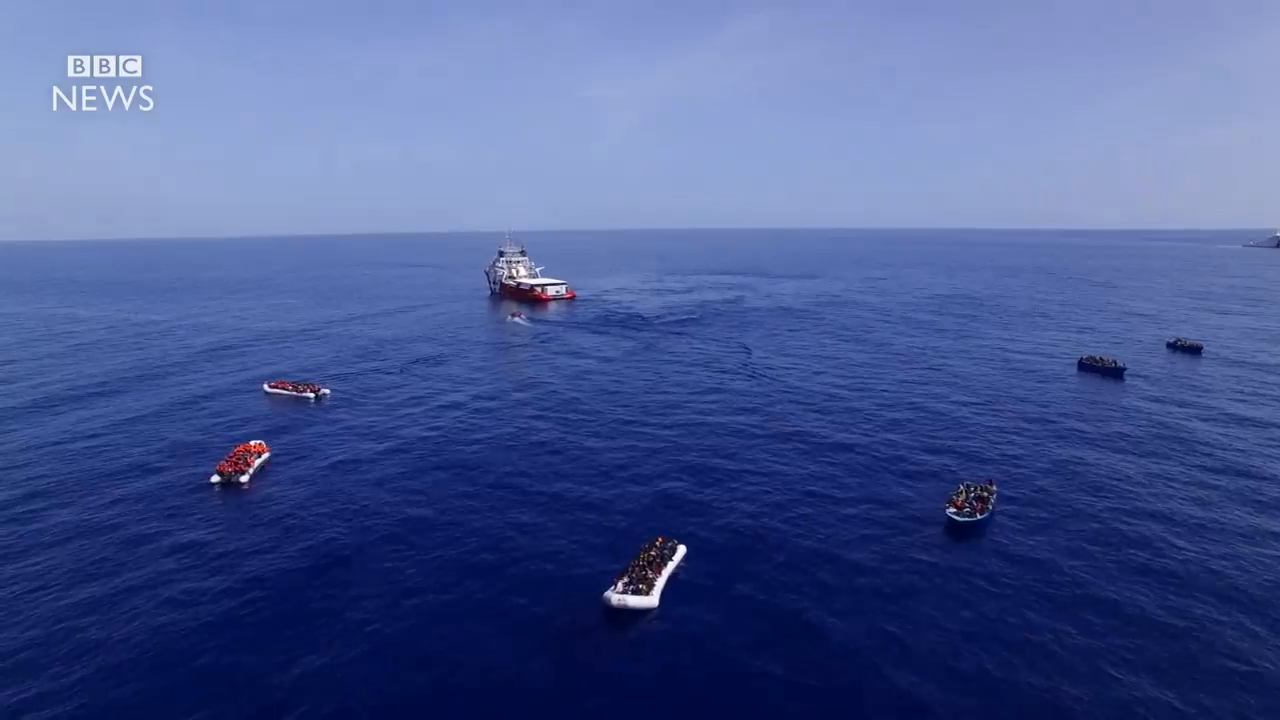
#> input picture frame 8 of detectingBoats/boat33.mp4, 1280 x 720 px
$ python showContourn.py   (older library calls are emulated)
#> lines starting #> are read from the running program, lines starting #| are printed output that depends on the picture; after the words box and inside, x2 and y2 are one past the last pixel; in counts of white or black regions, pixels touching at a corner belong together
#REFERENCE: http://www.pyimagesearch.com/2015/05/04/target-acquired-finding-targets-in-drone-and-quadcopter-video-streams-using-python-and-opencv/

# What does this code?
#Finally, the code detects all the structure with green margins or similars,
#with a polygonal shape and a minimum dimensions. Once detected,contourns are
#plotted to objects that fit on the filter and image momentum is computed.
#Is it possible to use this main code with simple images or with the webcam

#What is the main code objective?
#Is a first approach into detecting obstacles in real time for a drone, focused
#in locate objectives or doors to go through.

# import the necessary packages
import cv2
import numpy as np
import imutils
import time

import alerts

camera = cv2.VideoCapture("boat33.mp4")
counter = 0
sent = False
# keep looping
while True:
	#grabbed tells us if a frame has been detected by the webCam.
	#Frame is the image generated by the webCam at each moment
	(grabbed, frame) = camera.read()
#> frame is the input picture: shape (720, 1280, 3); mean B, G, R 147, 90.3, 72.9
	status = "Not detected"

	# Uncomment this line to use an image instead of a webCam
	# frame = cv2.imread('../IMG-20170511-WA0017.jpg')

	#If the frames stop appearing, this would stop the program
	if not grabbed:
		break


	# convert the frame to grayscale, blur it, and detect edges
	gray = cv2.cvtColor(frame, cv2.COLOR_BGR2GRAY)
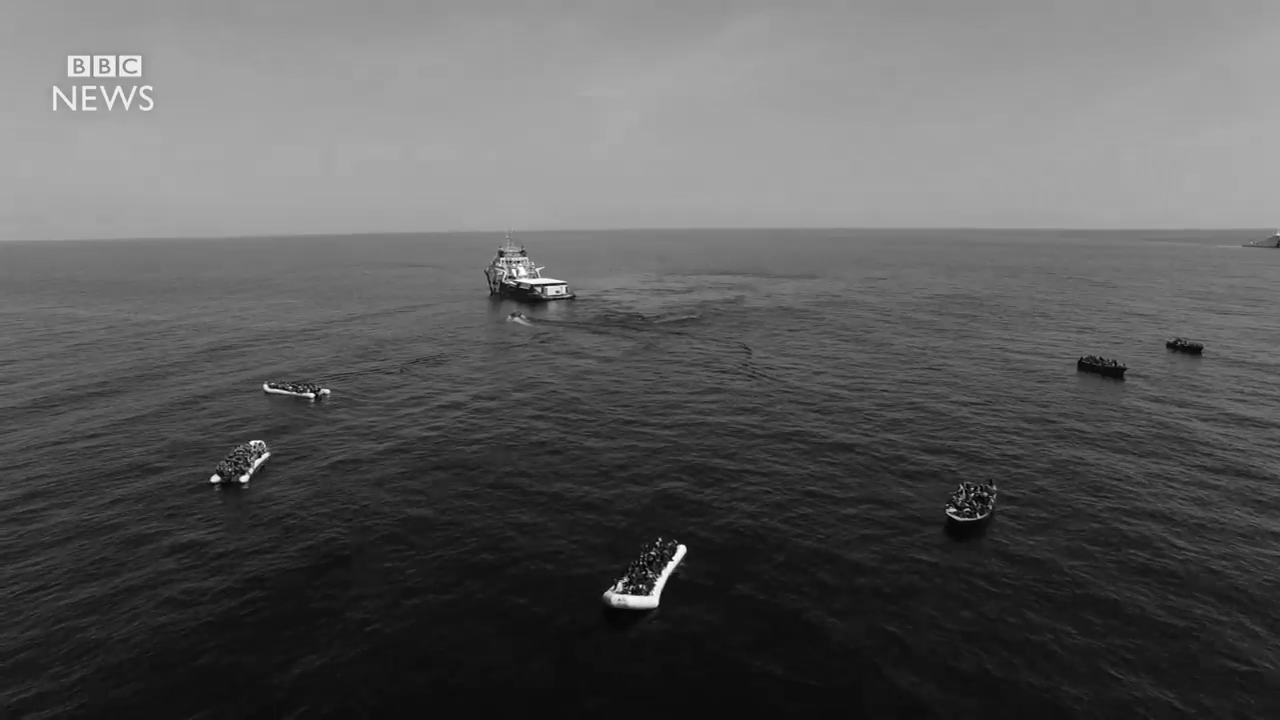
#> gray: shape (720, 1280); min 0, max 255, mean 91.5
	hsv_test = cv2.cvtColor(frame, cv2.COLOR_BGR2HSV)
#> hsv_test: shape (720, 1280, 3); mean H, S, V 113.1, 150.7, 147.1
	blurred = cv2.GaussianBlur(gray, (7, 7), 0)
	edged = cv2.Canny(blurred, 50, 150)
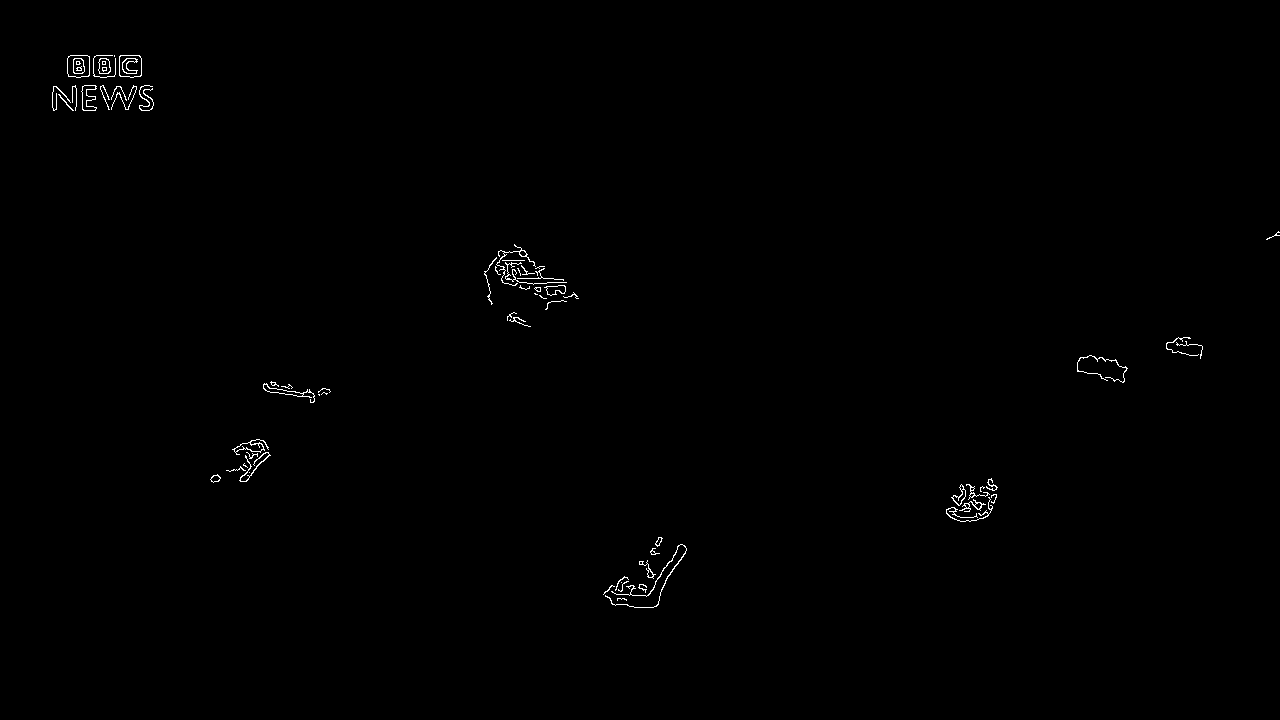
#> edged: shape (720, 1280); 0.39% white in thin lines or dots, all inside (x1, y1, x2, y2) = (52, 55, 1280, 608)

	#copy the original frame to modify the copy with filters
	ShapMaskFrame = frame.copy();
	# pass BGR to HSV
	ShapMaskFrame = cv2.cvtColor(ShapMaskFrame, cv2.COLOR_BGR2HSV)


    # HSV color filter
	color = 50; #white
	sensitivity = 50
	lower = np.array([color - sensitivity, 0, 100])
	upper = np.array([color + sensitivity, 255, 255])
	# first we filter the color
	shapeMask = cv2.inRange(ShapMaskFrame, lower, upper)
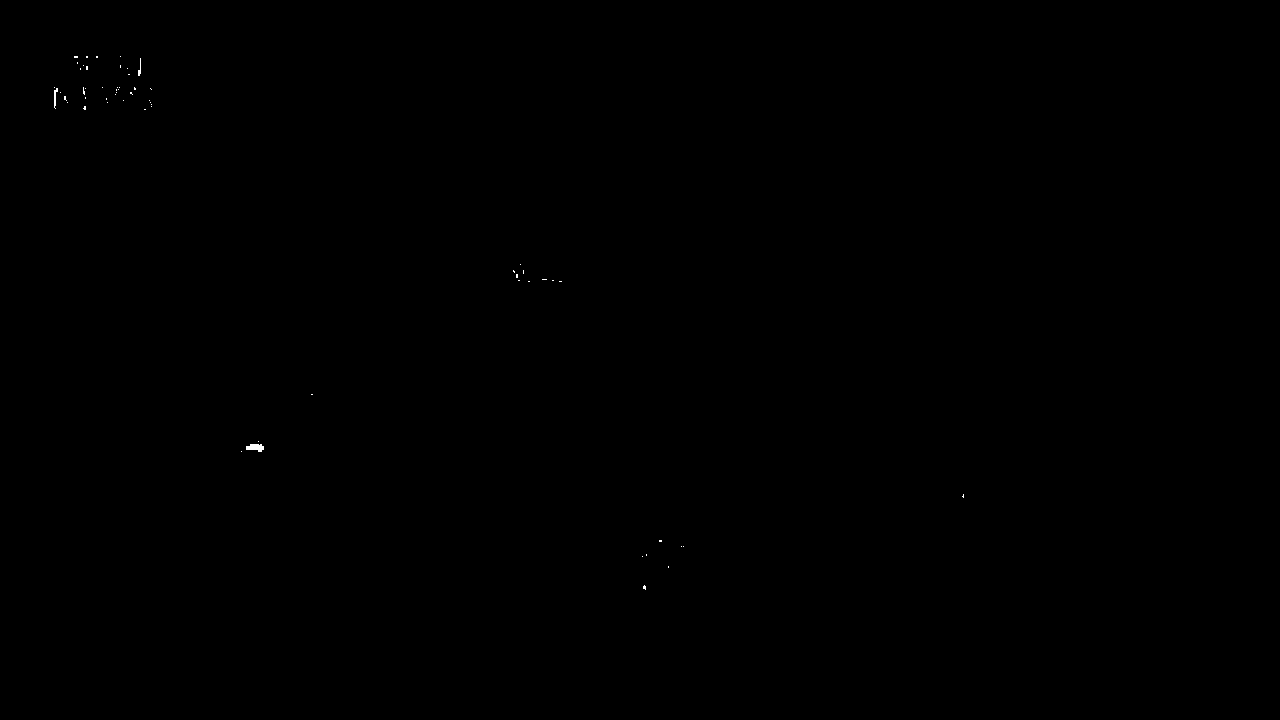
#> shapeMask: shape (720, 1280); 0.04% white; 60 white regions (57 under 20 px)
	#shapeMask is a black frame with only white pixels that satisfy the filter
	#conditions imposed on the cv2.inRange function
	#We look for all the countours of the shapeMask, all the margins of the
	#color range selected
	(_,cnts, _) = cv2.findContours(shapeMask.copy(), cv2.RETR_EXTERNAL,
								cv2.CHAIN_APPROX_SIMPLE)
#> cnts = 60 contours, 58 with area under 20; largest, box (x1, y1, x2, y2) and area: (246, 444, 264, 452) 80, (54, 88, 58, 109) 20

	#----------------------------------------------------------------

	# loop over the contours
	for c in cnts:
		t = time.time()
		# approximate the contour
		peri = cv2.arcLength(c, True)
		#approximate slopes to straight line polygons
		approx = cv2.approxPolyDP(c, 0.005 * peri, True)
		#print(len(approx))
		#approx is an array, inside there is the value for each of the segments
		#that conform the polygons
		if len(approx) >= 2 and len(approx) <= 300:
			#We find dimensions and coordinates of the segments that form  each
			#of the polygons that we located with the color filter
			(x, y, w, h) = cv2.boundingRect(approx)
			#we use the aspectRatio as a geometrical condition to erase unwanted
			#polygons
			aspectRatio = float(h) / float(w)

			keepDims = w > 70  and h > 200 #set a minimum size for the object
			#guarantee that is "squared" or a rod shape
			keepAspectRatio = aspectRatio >= 0.7 and aspectRatio <= 10

			# we will only plot the polygons that fit on the geometrical and
			#color conditions
			if keepDims and keepAspectRatio :
				# draw an outline around the target and update the status
				# text
				cv2.drawContours(frame, [approx], -1, (0, 0, 255), 4)
				status = "Boat(s) detected"

				if status == "Boat(s) detected":
					counter = counter + 1
					if counter >= 60 and not sent:
						alerts.post_alert(36, 34, frame)
						sent = True
				else:
					counter = 0

				# compute the center of the contour ploted on the image. Also,
				# refered as image moment, and plot it on the image.
				M = cv2.moments(approx)
				(cX, cY) = (int(M["m10"] / M["m00"]), int(M["m01"] / M["m00"]))
				(startX, endX) = (int(cX - (w * 0.15)), int(cX + (w * 0.15)))
				(startY, endY) = (int(cY - (h * 0.15)), int(cY + (h * 0.15)))
				cv2.line(frame, (startX, cY), (endX, cY), (0, 0, 255), 3)
				cv2.line(frame, (cX, startY), (cX, endY), (0, 0, 255), 3)
#> this loop made 60 passes
#> (peri, approx, x, y, w, h, aspectRatio, keepAspectRatio) on passes 2, 4, 7, 8, 12, 13, 14, 15: (2, [[668, 566], [668, 567]], 668, 566, 1, 2, 2, True), (2, [[646, 554], [646, 555]], 646, 554, 1, 2, 2, True), (6, [[659, 540], [659, 541], [661, 541], [661, 540]], 659, 540, 3, 2, 0.667, False), (6.83, [[963, 494], [963, 495], [962, 496], [963, 497]], 962, 494, 2, 4, 2, True), (2, [[311, 394], [312, 394]], 311, 394, 2, 1, 0.5, False), (4, [[559, 281], [561, 281]], 559, 281, 3, 1, 0.333, False), (2, [[528, 281], [529, 281]], 528, 281, 2, 1, 0.5, False), (2, [[552, 280], [553, 280]], 552, 280, 2, 1, 0.5, False)
#> (peri, x, y, w, h, aspectRatio, keepAspectRatio) on passes 1, 10, 24, 33, 35, 42: (10.24, 643, 585, 3, 5, 1.67, True), (46.49, 246, 444, 18, 8, 0.444, False), (8.83, 83, 106, 3, 4, 1.33, True), (10.83, 64, 96, 3, 5, 1.67, True), (6.83, 130, 92, 3, 3, 1, True), (45.07, 54, 88, 4, 21, 5.25, True)
#> after the loop, sent = False


	# draw the status text on the frame
	cv2.putText(frame, status, (20, 30), cv2.FONT_HERSHEY_SIMPLEX, 0.5,
		(0, 0, 255), 2)
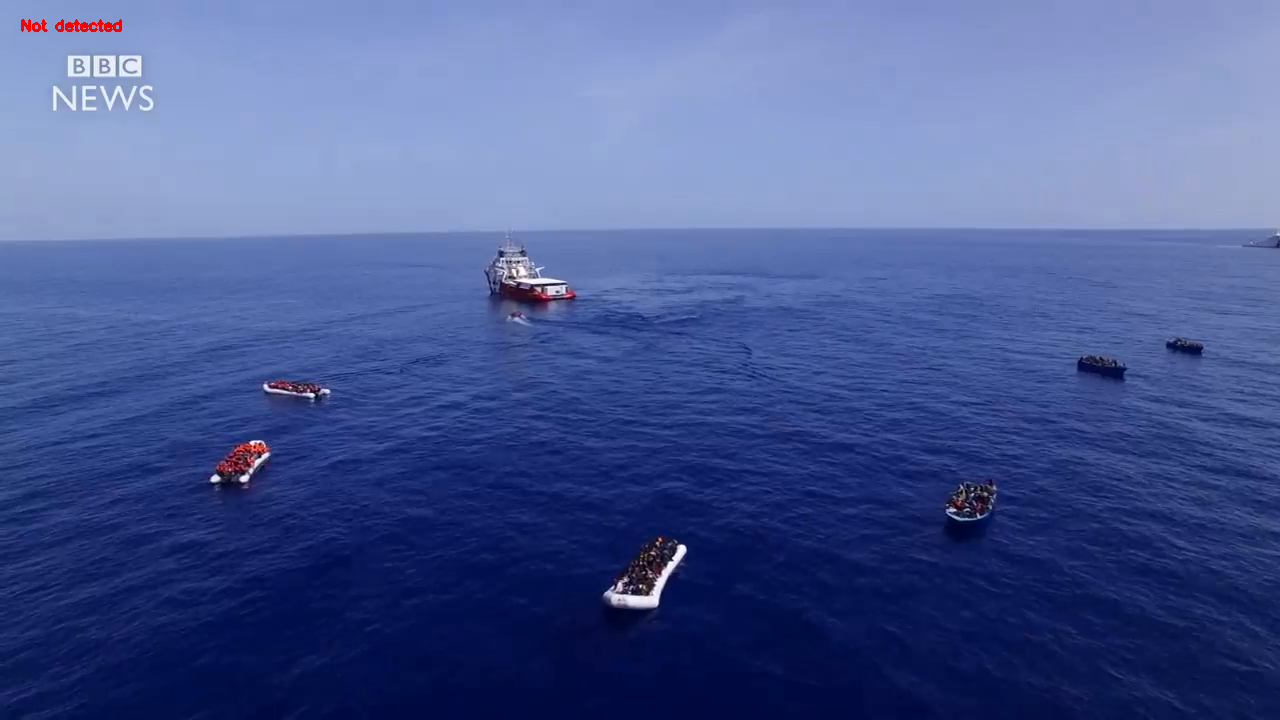
#> frame: shape (720, 1280, 3); 0.08% of pixels changed, all inside (x1, y1, x2, y2) = (21, 19, 122, 32)
	#Show the edited video
	cv2.imshow("Frame", frame)

	#cv2.imshow("Test", shapeMask)
	#cv2.imshow("Test2", hsv_test)

	# if the 'q' key is pressed, stop the loop
	key = cv2.waitKey(1) & 0xFF
#> (key q is pressed here)
	if key == ord("q"):
		break

# cleanup the camera and close any open windows
camera.release()
cv2.destroyAllWindows()
